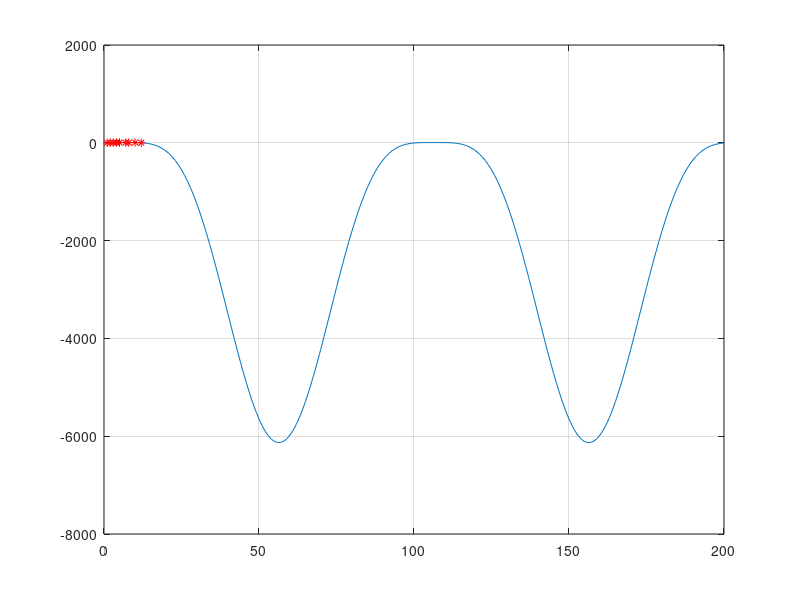

The MATLAB source for this figure:
clear all
close all

% Case when m is bigger than 2n+1

x=[1  2  3  4  5 7 8 10 12]';
y=[1  2  3  5  6 3 4 5 0]';
 
% m = 9  

T =100;  % Period of regressor  
% Change of T will change approximation = R suqured change

% If T becomes bigger, R decreses, becuz
% it uses more similar values to simulate points 
% EX. think of the graph of cos founction with larger T 
% it uses almost constant to simulate points near origin
% thus similar to deduces the order of polynomial 

% If T becomes very big, 
% columns with sin becomes 0 = X_tr becomes singular
% ???? independency?? 
% ??? loses the consistence of matrix
 
% n = 2 ; 2n+ 1 = 5
X_tr=[1/2 sin(2*pi*x(1)*1/T) cos(2*pi*x(1)*1/T) sin(2*pi*x(1)*2/T) cos(2*pi*x(1)*2/T);
     1/2 sin(2*pi*x(2)*1/T) cos(2*pi*x(2)*1/T) sin(2*pi*x(2)*2/T) cos(2*pi*x(2)*2/T);
     1/2 sin(2*pi*x(3)/T) cos(2*pi*x(3)/T) sin(2*pi*x(3)*2/T) cos(2*pi*x(3)*2/T);
     1/2 sin(2*pi*x(4)/T) cos(2*pi*x(4)/T) sin(2*pi*x(4)*2/T) cos(2*pi*x(4)*2/T);
     1/2 sin(2*pi*x(5)/T) cos(2*pi*x(5)/T) sin(2*pi*x(5)*2/T) cos(2*pi*x(5)*2/T);
     1/2 sin(2*pi*x(6)/T) cos(2*pi*x(6)/T) sin(2*pi*x(6)*2/T) cos(2*pi*x(6)*2/T);
     1/2 sin(2*pi*x(7)/T) cos(2*pi*x(7)/T) sin(2*pi*x(7)*2/T) cos(2*pi*x(7)*2/T);
     1/2 sin(2*pi*x(8)/T) cos(2*pi*x(8)/T) sin(2*pi*x(8)*2/T) cos(2*pi*x(8)*2/T);
     1/2 sin(2*pi*x(9)/T) cos(2*pi*x(9)/T) sin(2*pi*x(9)*2/T) cos(2*pi*x(9)*2/T)];
 
Theta=inv(X_tr'*X_tr)*X_tr'*y;
  xs=0:1:2*T; % It is a way to realize a vector % here we define the domain
                         % starting from 0 to 30 with step 
                         % equals 0.02
 
ys=Theta(1)/2+Theta(2)*sin(2*pi*xs./T)+Theta(3)*cos(2*pi*xs./T)+Theta(4)*sin(2*pi*xs.*2/T)+Theta(5)*cos(2*pi*xs.*2/T);
 
plot(xs,ys); % "plot" graphs the solution
 
grid  % "grid" generates a grid in the figure
 
hold on % "hold on" maintains the figures active
 
plot(x,y,'*r') % plot a star with red color at each x and y
 
 
R_squared=1-sum((y-(Theta(1)/2+Theta(2)*sin(2*pi*x./T)+Theta(3)*cos(2*pi*x./T)+Theta(4)*sin(2*pi*x.*2/T)+Theta(5)*cos(2*pi*x.*2/T))).^2)/(sum((y-mean(y)).^2))
% 1-SSE/SST
